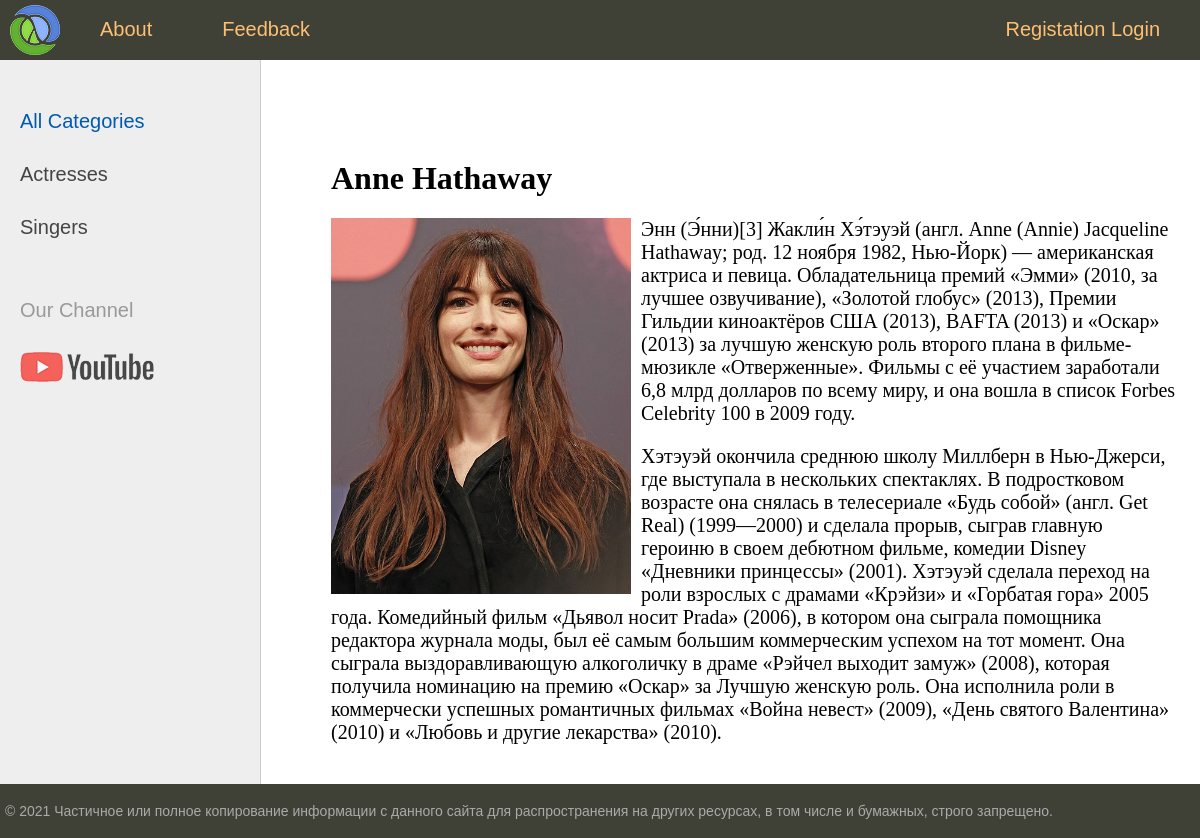
The app's page /post/anne-hathaway/ with its own data.
### women/models.py (models this page shows, shortened)
class Category(models.Model):
    name = models.CharField(max_length=255, db_index=True, verbose_name='Category')
    slug = models.SlugField(max_length=255, unique=True, db_index=True)
    def get_absolute_url(self):
        return reverse("category", kwargs={"cat_slug": self.slug})
    class Meta:
        verbose_name = "Category"
        verbose_name_plural = "Categories"
        ordering = ['id']

class Women(models.Model):
    title = models.CharField(max_length=255)
    slug = models.SlugField(max_length=255, unique=True, db_index = True, verbose_name="URL")
    content = models.TextField(blank=False)
    photo = models.ImageField(upload_to='photos/%Y/%m/%d/')
    time_created = models.DateTimeField(auto_now_add=True)
    time_updated = models.DateTimeField(auto_now=True)
    is_published = models.BooleanField(default=True)
    cat = models.ForeignKey('Category', on_delete=models.PROTECT)
    def __str__(self):
        return self.title
    class Meta:
        verbose_name = "Famous People"
        verbose_name_plural = "Famous People"
        ordering = ['title']

### women/views.py (the view)
# urls.py: path('post/<slug:post_slug>/', ShowPost.as_view(), name='post'),
class ShowPost(DataMixin, DetailView):
    model = Women
    template_name = 'women/post.html'
    slug_url_kwarg = 'post_slug'
    context_object_name = 'post'
    def get_context_data(self, *, object_list=None, **kwargs):
        context = super().get_context_data(**kwargs)
        c_def = self.get_user_context(title = context["post"])
        return dict(list(context.items()) + list(c_def.items()))

### women/utils.py (called while the page is built)
    def get_user_context(self, **kwargs):
        context = kwargs
        cats = Category.objects.all()
        user_menu = menu.copy()
        if not self.request.user.is_authenticated:
            user_menu.pop(1)
        context['menu'] = user_menu
        context['cats'] = cats
        if 'cat_selected' not in context:
            context['cat_selected'] = 0
        return context

### women/templates/women/post.html
{% extends 'women/base.html' %}
{% block content%}
    <h1> {{post.title}} </h1>
    {% if post.photo %}
        <p><img class="img-article-left" src="{{post.photo.url}}"></p>
    {% endif %}
    {{post.content|linebreaks}}
{% endblock %}

### women/templates/women/base.html (shortened to what this page needs)
{% load static %}
{% load women_tags %}
<!DOCTYPE html>
<html>
<head>
	<link type="text/css" href="{% static 'women/css/style.css' %}" rel="stylesheet" />
</head>
<body>
	<table class="table-page" border=0 cellpadding="0" cellspacing="0">
	<tr>
		<td valign=top>
		{% block mainmenu %}
			<div class="header">
				<ul id="mainmenu" class="mainmenu">
					<li class="logo">
						<a href="{% url 'home' %}">
							<div class="logo"></div>
						</a>
					</li>
					{% for m in menu %}
						<li>
							<a href="{% url m.url_name %}">{{m.title}}</a>
						</li>
					{% endfor %}
					{% if request.user.is_authenticated %}
						<li class="last"> {{user.username}} | <a href="{% url 'logout' %}"> Logout </a></li>
					{% else %}
						<li class='last'>
							<a href = "{% url 'register' %}"> Registation </a>
							<a href = "{% url 'login' %}"> Login </a>
						</li>
					{% endif %}
				</ul>
			</div>
		{% endblock mainmenu %}
	<table class="table-content" border=0 cellpadding="0" cellspacing="0">
	<tr>
	<td valign="top" class="left-chapters">
		<ul id="leftchapters">
			{% if cat_selected == 0 %}
				<li class="selected">All Categories</li>
			{% else %}
				<li> <a href="{% url 'home' %}">All Categories</a></li>
			{% endif %}
			{% for c in cats %}
				{% if c.pk == cat_selected %}
					<li class="selected">{{c.name}}</li>
				{% else %}
					<li><a href="{{ c.get_absolute_url }}">{{c.name}}</a></li>
				{% endif %}
			{% endfor %}
			<li class="share">
			<p>Our Channel</p>
			<a class="share-yt" href="https://www.youtube.com/channel/UClJzWfGWuGJL2t-3dYKcHTA/playlists" target="_blank" rel="nofollow"></a>
			</li>
		</ul>
	</td>
	<td valign="top" class="content">
	<div class="content-text">
		{% block content %}
		{% endblock %}
	</div>
</td></tr></table>
</td></tr>
<tr>
	<td valign=top>
	<div id="footer">
		<p>&copy; 2021 Частичное или полное копирование информации с данного сайта для распространения на других ресурсах, в том числе и бумажных, строго запрещено.</p>
	</div>
</td></tr></table>
</body>
</html>

### women/static/women/css/style.css (style rules this page uses)
html, body { font-family: 'Arial'; margin: 0; padding: 0; height: 100%; width: 100%; color: #444; }
a { color: #0059b2; text-decoration: none; }
img { max-width: 600px; height: auto; }
img.img-article-left { max-width: 300px; height: auto; float: left; padding: 0 10px 10px 0; }
.table-page { width: 100%; height: 100%; vertical-align: top; }
.table-page tr { height: 100%; }
.header { background: #3F4137; height: 60px; }
.logo { background: url('../images/logo.png') no-repeat 10px 5px; width: 70px; height: 60px; }
ul.mainmenu { list-style: none; margin: 0; padding: 0; height: 60px; color: #fdc073; font-size: 20px; overflow: hidden; }
ul.mainmenu li { float: left; margin: 18px 40px 0 30px; }
ul.mainmenu li.logo { margin: 0; }
ul.mainmenu li.last { float: right; }
ul.mainmenu li a { color: #fdc073; text-decoration: none; }
.table-content { width: 100%; min-height: 100%; height: 100%; }
.left-chapters { margin: 0; background: #eee; border-right: 1px solid #ccc; min-height: 100%; }
.left-chapters ul { width: 230px; min-height: 100%; margin: 0; padding: 20px 10px 10px 20px; list-style: none; font-size: 20px; }
.left-chapters ul li { margin: 30px 0 0 0; color: #999; }
.left-chapters ul li.selected { color: #0059b2; }
.left-chapters ul li a { color: #444; text-decoration: none; }
.left-chapters ul li.share { margin: 60px 0 0 0; }
.left-chapters ul li.share p { margin: 30px 0 30px 0; }
.left-chapters ul li.share a { display: inline-block; width: 40px; height: 40px; margin: 0 20px 0 0; }
.left-chapters ul li.share a.share-yt { width: 100%; height: 30px; background: url('../images/share_yt.png') no-repeat 0 0 }
.content { padding: 40px 20px 20px 40px; width: 100%; box-sizing: border-box; }
.content-text { margin: 60px 0 0 30px; color: #000; font-size: 20px; font-family: Yandex Sans Display Light; }
.content-text h1 { font-size: 32px; }
#footer { box-sizing: border-box; background: #3F4137; padding: 5px; color: #aaa; font-size: 14px; font-family: Verdana, Geneva, Arial, Helvetica; text-align: left; overflow: hidden; }

### records on screen
Category: name "Actresses"
Category: name "Singers"
Women: title "Anne Hathaway", photo (picture), content "Энн (Э́нни)[3] Жакли́н Хэ́тэуэй (англ. Anne (Annie) Jacqueline Hathaway; род. 12 ноября 1982, Нью-Йорк) — американская актриса и певица. Обладательница премий «Эмми» (2010, за лучшее озвучивание), «Золотой глобус» (2013), Премии Гильдии киноактёров США (2013), BAFTA (2013) и «Оскар» (2013) за лучшую женскую роль второго плана в фильме-мюзикле «Отверженные». Фильмы с её участием заработали 6,8 млрд долларов по всему миру, и она вошла в список Forbes Celebrity 100 в 2009 году. Хэтэуэй окончила среднюю школу Миллберн в Нью-Джерси, где выступала в нескольких спектаклях. В подростковом возрасте она снялась в телесериале «Будь собой» (англ. Get Real) (1999—2000) и сделала прорыв, сыграв главную…"

### other values on screen
{{ m.title }} "About" "Feedback"
